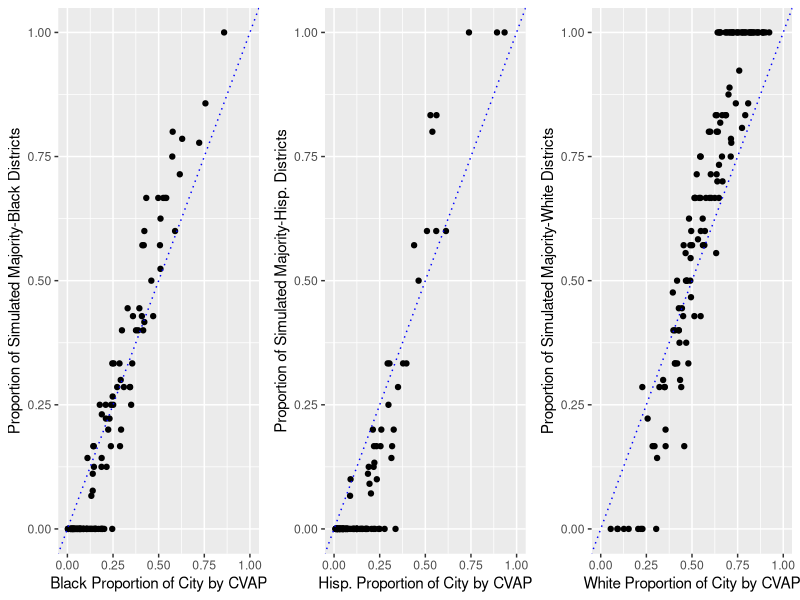
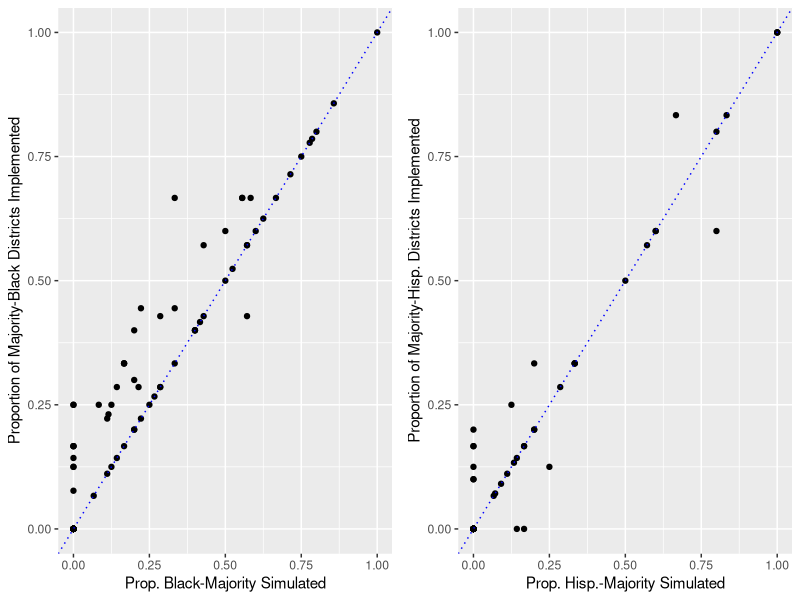
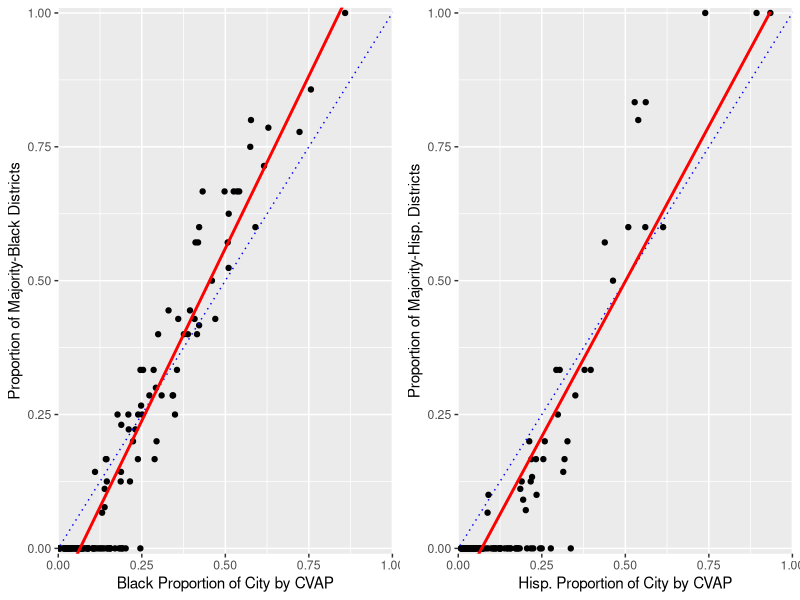
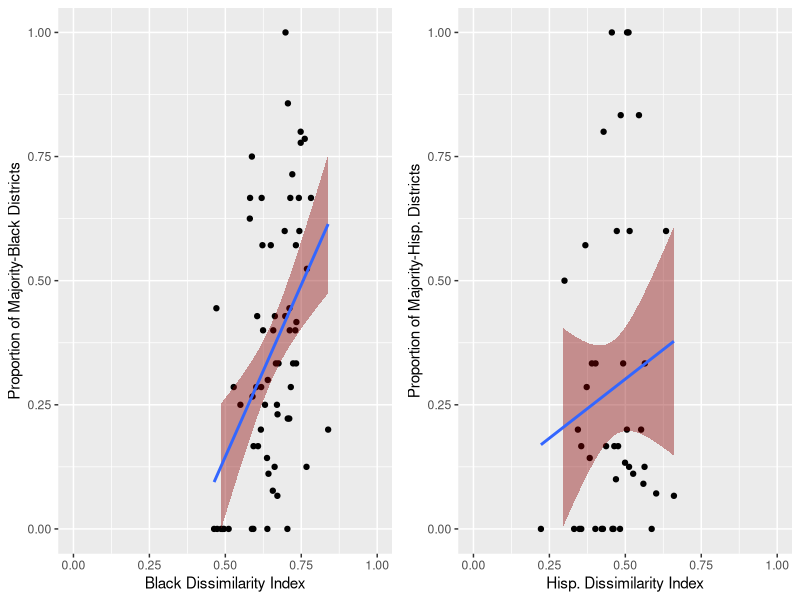

Recreate these plots in R, in order.
library(dplyr)
library(ggplot2)
library(gridExtra)

df<-read.csv("./Compiled Results/full_data_for_models.csv")

df$black_viable_c<-ifelse(df$prop_black_c>(1/df$ndists), 1,0)
df$hisp_viable_c<-ifelse(df$prop_hisp_c>(1/df$ndists), 1,0)
df$white_viable_c<-ifelse(df$prop_white_c>(1/df$ndists), 1,0)
df$black_viable_v<-ifelse(df$prop_black_v>(1/df$ndists), 1,0)
df$hisp_viable_v<-ifelse(df$prop_hisp_v>(1/df$ndists), 1,0)
df$white_viable_v<-ifelse(df$prop_white_v>(1/df$ndists), 1,0)


#Proportion Against Simulation

# **** APPENDIX FIGURE 1 ***
prop_sim_b<-ggplot(data=df, aes(x=prop_black_c, y=actual_maj_blk_c))+ geom_point() + xlim(0,1)+ylim(0,1)+
  geom_abline(slope=1, intercept=0,linetype='dotted', col='blue')+ylab("Proportion of Simulated Majority-Black Districts")+xlab("Black Proportion of City by CVAP")

# **** APPENDIX FIGURE 2 ***
prop_sim_h<-ggplot(data=df, aes(x=prop_hisp_c, y=actual_maj_hisp_c))+ geom_point() + xlim(0,1)+ylim(0,1)+
  geom_abline(slope=1, intercept=0,linetype='dotted', col='blue')+ylab("Proportion of Simulated Majority-Hisp. Districts")+xlab("Hisp. Proportion of City by CVAP")
# **** APPENDIX FIGURE 3 ***
prop_sim_w<-ggplot(data=df, aes(x=prop_white_c, y=actual_maj_wht_c))+ geom_point() + xlim(0,1)+ylim(0,1)+
  geom_abline(slope=1, intercept=0,linetype='dotted', col='blue')+ylab("Proportion of Simulated Majority-White Districts")+xlab("White Proportion of City by CVAP")

grid.arrange(prop_sim_b, prop_sim_h, prop_sim_w ,nrow= 1)


#  *** FIGURE 3 **** Simulation Against Actual

bsim<-ggplot(data=df, aes(x= majority_black_c_median, y=actual_maj_blk_c))+ geom_point() + xlim(0,1)+ylim(0,1)+
  geom_abline(slope=1, intercept=0,linetype='dotted', col='blue')+ylab("Proportion of Majority-Black Districts Implemented")+xlab("Prop. Black-Majority Simulated")

hsim<-ggplot(data=df, aes(x=majority_hisp_c_median, y=actual_maj_hisp_c))+ geom_point() +xlim(0,1)+ylim(0,1)+
  geom_abline(slope=1, intercept=0,linetype='dotted', col='blue')+ylab("Proportion of Majority-Hisp. Districts Implemented")+xlab("Prop. Hisp.-Majority Simulated")

wsim<-ggplot(data=df, aes(x=majority_white_c_median, y=actual_maj_wht_c))+ geom_point() +xlim(0,1)+ylim(0,1)+
  geom_abline(slope=1, intercept=0,linetype='dotted', col='blue')+ylab("Proportion of Majority-White Districts Implemented")+xlab("Prop. White-Majority Simulated")

grid.arrange(bsim, hsim, nrow = 1)



# *** FIGURE 1 *** Proportion Against Actual

bprop<-ggplot(data=df, aes(x=prop_black_c, y=actual_maj_blk_c))+ geom_point()+
  coord_cartesian(xlim = c(0, 1), ylim = c(0, 1)) + 
  geom_abline(slope=1, intercept=0,linetype='dotted', col='blue')+
  scale_x_continuous(expand = c(0, 0))+
  scale_y_continuous(expand = c(0.005, 0.005))+
  ylab("Proportion of Majority-Black Districts")+xlab("Black Proportion of City by CVAP")+geom_smooth(method='lm', color='red', se=FALSE)

hprop<-ggplot(data=df, aes(x=prop_hisp_c, y=actual_maj_hisp_c))+ geom_point()+
  coord_cartesian(xlim = c(0, 1), ylim = c(0, 1)) + 
  geom_abline(slope=1, intercept=0,linetype='dotted', col='blue')+
  scale_x_continuous(expand = c(0, 0))+
  scale_y_continuous(expand = c(0.005, 0.005))+
  ylab("Proportion of Majority-Hisp. Districts")+xlab("Hisp. Proportion of City by CVAP")+geom_smooth(method='lm', color='red', se=FALSE)


wprop<-ggplot(data=df, aes(x=prop_white_c, y=actual_maj_wht_c))+ geom_point() +xlim(0,1)+ylim(0,1)+
  geom_abline(slope=1, intercept=0,linetype='dotted', col='blue')+ylab("Proportion of Majority-White Districts")+xlab("White Proportion of City by CVAP")

aprop<-ggplot(data=df, aes(x=prop_asian_c, y=actual_maj_asn_c))+ geom_point() +xlim(0,1)+ylim(0,1)+
  geom_abline( slope=1, intercept=0,linetype='dotted', col='blue')+ylab("Proportion of Majority-Asian Districts")+xlab("Asian Proportion of City by CVAP")


grid.arrange(bprop, hprop, nrow = 1)

# **** FIGURE 2 ***** Segregation Against Actual

bseg<-ggplot(data=df%>%filter(black_viable_c==1), aes(x=black_seg_c, y=actual_maj_blk_c))+ geom_point() +xlim(0,1)+ylim(0,1)+
  ylab("Proportion of Majority-Black Districts")+xlab("Black Dissimilarity Index")+
  geom_smooth(method = "lm", formula=y~x, fill='darkred')

hseg<-ggplot(data=df%>%filter(hisp_viable_c==1), aes(x=hisp_seg, y=actual_maj_hisp_c))+ geom_point() +xlim(0,1)+ylim(0,1)+
  geom_smooth(method = "lm", formula=y~x, fill='darkred')+
  ylab("Proportion of Majority-Hisp. Districts")+xlab("Hisp. Dissimilarity Index")

wseg<-ggplot(data=df%>%filter(white_viable_c==1), aes(x=white_seg, y=actual_maj_wht_c))+ geom_point() +xlim(0,1)+ylim(0,1)+
  geom_smooth(method = "lm", formula=y~x, fill='darkred')+
  ylab("Proportion of Majority-White Districts")+xlab("White Dissimilarity Index")

aseg<-ggplot(data=df, aes(x=asian_seg, y=actual_maj_asn_c))+ geom_point() +xlim(0,1)+ylim(0,1)+
  geom_smooth(method = "lm", formula=y~x, fill='darkred')+
  ylab("Proportion of Majority-Asian Districts")+xlab("Asian Dissimilarity Index")

grid.arrange(bseg, hseg, nrow = 1)


